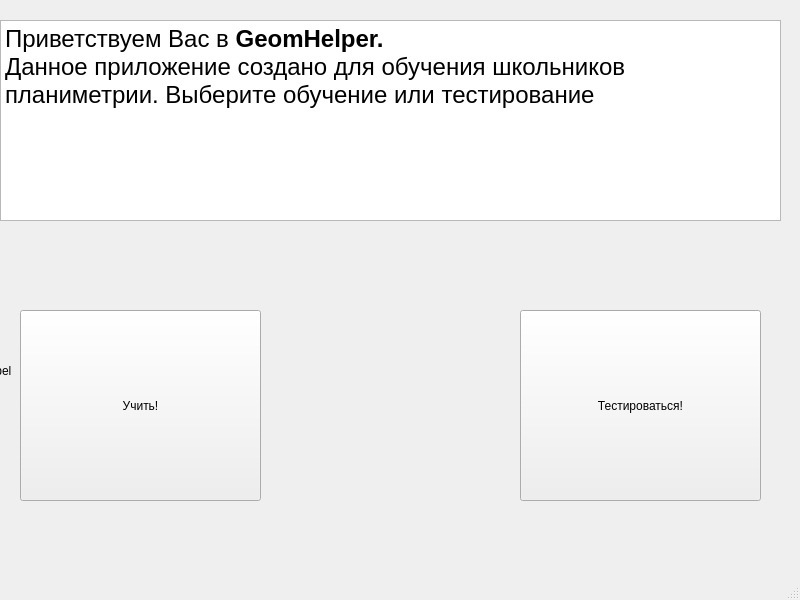
<?xml version="1.0" encoding="UTF-8"?>
<ui version="4.0">
 <class>MainWindow</class>
 <widget class="QMainWindow" name="MainWindow">
  <property name="geometry">
   <rect>
    <x>0</x>
    <y>0</y>
    <width>800</width>
    <height>600</height>
   </rect>
  </property>
  <property name="windowTitle">
   <string>MainWindow</string>
  </property>
  <widget class="QWidget" name="centralwidget">
   <widget class="QStackedWidget" name="stackedWidget">
    <property name="geometry">
     <rect>
      <x>0</x>
      <y>0</y>
      <width>781</width>
      <height>561</height>
     </rect>
    </property>
    <widget class="QWidget" name="First">
     <widget class="QTextBrowser" name="textBrowser">
      <property name="geometry">
       <rect>
        <x>0</x>
        <y>20</y>
        <width>781</width>
        <height>201</height>
       </rect>
      </property>
      <property name="html">
       <string>&lt;!DOCTYPE HTML PUBLIC &quot;-//W3C//DTD HTML 4.0//EN&quot; &quot;http://www.w3.org/TR/REC-html40/strict.dtd&quot;&gt;
&lt;html&gt;&lt;head&gt;&lt;meta name=&quot;qrichtext&quot; content=&quot;1&quot; /&gt;&lt;style type=&quot;text/css&quot;&gt;
p, li { white-space: pre-wrap; }
&lt;/style&gt;&lt;/head&gt;&lt;body style=&quot; font-family:'MS Shell Dlg 2'; font-size:7.8pt; font-weight:400; font-style:normal;&quot;&gt;
&lt;p style=&quot; margin-top:0px; margin-bottom:0px; margin-left:0px; margin-right:0px; -qt-block-indent:0; text-indent:0px;&quot;&gt;&lt;span style=&quot; font-size:18pt;&quot;&gt;Приветствуем Вас в &lt;/span&gt;&lt;span style=&quot; font-size:18pt; font-weight:600;&quot;&gt;GeomHelper.&lt;/span&gt;&lt;/p&gt;
&lt;p style=&quot; margin-top:0px; margin-bottom:0px; margin-left:0px; margin-right:0px; -qt-block-indent:0; text-indent:0px;&quot;&gt;&lt;span style=&quot; font-size:18pt;&quot;&gt;Данное приложение создано для обучения школьников планиметрии. Выберите обучение или тестирование&lt;/span&gt;&lt;/p&gt;
&lt;p style=&quot;-qt-paragraph-type:empty; margin-top:0px; margin-bottom:0px; margin-left:0px; margin-right:0px; -qt-block-indent:0; text-indent:0px; font-size:18pt;&quot;&gt;&lt;br /&gt;&lt;/p&gt;&lt;/body&gt;&lt;/html&gt;</string>
      </property>
     </widget>
     <widget class="QLabel" name="label">
      <property name="geometry">
       <rect>
        <x>-40</x>
        <y>-60</y>
        <width>1181</width>
        <height>861</height>
       </rect>
      </property>
      <property name="text">
       <string>TextLabel</string>
      </property>
     </widget>
     <widget class="QPushButton" name="learn_btn">
      <property name="geometry">
       <rect>
        <x>20</x>
        <y>310</y>
        <width>241</width>
        <height>191</height>
       </rect>
      </property>
      <property name="mouseTracking">
       <bool>false</bool>
      </property>
      <property name="text">
       <string>Учить!</string>
      </property>
     </widget>
     <widget class="QPushButton" name="test_btn">
      <property name="geometry">
       <rect>
        <x>520</x>
        <y>310</y>
        <width>241</width>
        <height>191</height>
       </rect>
      </property>
      <property name="text">
       <string>Тестироваться!</string>
      </property>
     </widget>
     <zorder>label</zorder>
     <zorder>learn_btn</zorder>
     <zorder>test_btn</zorder>
     <zorder>textBrowser</zorder>
    </widget>
    <widget class="QWidget" name="Learning_meet">
     <widget class="QTextBrowser" name="textBrowser_learn">
      <property name="geometry">
       <rect>
        <x>10</x>
        <y>40</y>
        <width>751</width>
        <height>201</height>
       </rect>
      </property>
      <property name="html">
       <string>&lt;!DOCTYPE HTML PUBLIC &quot;-//W3C//DTD HTML 4.0//EN&quot; &quot;http://www.w3.org/TR/REC-html40/strict.dtd&quot;&gt;
&lt;html&gt;&lt;head&gt;&lt;meta name=&quot;qrichtext&quot; content=&quot;1&quot; /&gt;&lt;style type=&quot;text/css&quot;&gt;
p, li { white-space: pre-wrap; }
&lt;/style&gt;&lt;/head&gt;&lt;body style=&quot; font-family:'MS Shell Dlg 2'; font-size:7.8pt; font-weight:400; font-style:normal;&quot;&gt;
&lt;p style=&quot; margin-top:0px; margin-bottom:0px; margin-left:0px; margin-right:0px; -qt-block-indent:0; text-indent:0px;&quot;&gt;&lt;span style=&quot; font-size:36pt; font-weight:600;&quot;&gt;Приветствую  в обучении!&lt;/span&gt;&lt;/p&gt;&lt;/body&gt;&lt;/html&gt;</string>
      </property>
     </widget>
     <widget class="QPushButton" name="learning_back_btn">
      <property name="geometry">
       <rect>
        <x>590</x>
        <y>500</y>
        <width>181</width>
        <height>31</height>
       </rect>
      </property>
      <property name="text">
       <string>НАЗАД НА ГЛАВНУЮ</string>
      </property>
     </widget>
     <widget class="QPushButton" name="learning_start_btn">
      <property name="geometry">
       <rect>
        <x>380</x>
        <y>260</y>
        <width>381</width>
        <height>171</height>
       </rect>
      </property>
      <property name="text">
       <string>НАЧАТЬ ОБУЧЕНИЕ</string>
      </property>
     </widget>
     <widget class="QLabel" name="label_3">
      <property name="geometry">
       <rect>
        <x>20</x>
        <y>320</y>
        <width>181</width>
        <height>31</height>
       </rect>
      </property>
      <property name="text">
       <string>Выберите фигуру для изучения</string>
      </property>
     </widget>
     <widget class="QComboBox" name="comboBox">
      <property name="geometry">
       <rect>
        <x>210</x>
        <y>320</y>
        <width>161</width>
        <height>31</height>
       </rect>
      </property>
     </widget>
    </widget>
    <widget class="QWidget" name="Learning">
     <widget class="QPushButton" name="l_back_btn">
      <property name="geometry">
       <rect>
        <x>622</x>
        <y>510</y>
        <width>131</width>
        <height>28</height>
       </rect>
      </property>
      <property name="text">
       <string>НАЗАД НА ГЛАВНУЮ</string>
      </property>
     </widget>
     <widget class="QLabel" name="lable_learn">
      <property name="geometry">
       <rect>
        <x>340</x>
        <y>90</y>
        <width>401</width>
        <height>391</height>
       </rect>
      </property>
      <property name="text">
       <string/>
      </property>
     </widget>
     <widget class="QComboBox" name="comboBox_learn">
      <property name="geometry">
       <rect>
        <x>10</x>
        <y>30</y>
        <width>291</width>
        <height>21</height>
       </rect>
      </property>
     </widget>
     <widget class="QPushButton" name="pushButton_learn">
      <property name="geometry">
       <rect>
        <x>320</x>
        <y>30</y>
        <width>121</width>
        <height>21</height>
       </rect>
      </property>
      <property name="text">
       <string>Показать формулу</string>
      </property>
     </widget>
     <widget class="QTextBrowser" name="info_learn">
      <property name="geometry">
       <rect>
        <x>20</x>
        <y>100</y>
        <width>281</width>
        <height>281</height>
       </rect>
      </property>
      <property name="html">
       <string>&lt;!DOCTYPE HTML PUBLIC &quot;-//W3C//DTD HTML 4.0//EN&quot; &quot;http://www.w3.org/TR/REC-html40/strict.dtd&quot;&gt;
&lt;html&gt;&lt;head&gt;&lt;meta name=&quot;qrichtext&quot; content=&quot;1&quot; /&gt;&lt;style type=&quot;text/css&quot;&gt;
p, li { white-space: pre-wrap; }
&lt;/style&gt;&lt;/head&gt;&lt;body style=&quot; font-family:'MS Shell Dlg 2'; font-size:7.8pt; font-weight:400; font-style:normal;&quot;&gt;
&lt;p style=&quot;-qt-paragraph-type:empty; margin-top:0px; margin-bottom:0px; margin-left:0px; margin-right:0px; -qt-block-indent:0; text-indent:0px; font-size:6.6pt;&quot;&gt;&lt;br /&gt;&lt;/p&gt;&lt;/body&gt;&lt;/html&gt;</string>
      </property>
     </widget>
    </widget>
    <widget class="QWidget" name="Testing_meet">
     <widget class="QTextBrowser" name="textBrowser_3">
      <property name="geometry">
       <rect>
        <x>0</x>
        <y>40</y>
        <width>761</width>
        <height>231</height>
       </rect>
      </property>
      <property name="html">
       <string>&lt;!DOCTYPE HTML PUBLIC &quot;-//W3C//DTD HTML 4.0//EN&quot; &quot;http://www.w3.org/TR/REC-html40/strict.dtd&quot;&gt;
&lt;html&gt;&lt;head&gt;&lt;meta name=&quot;qrichtext&quot; content=&quot;1&quot; /&gt;&lt;style type=&quot;text/css&quot;&gt;
p, li { white-space: pre-wrap; }
&lt;/style&gt;&lt;/head&gt;&lt;body style=&quot; font-family:'MS Shell Dlg 2'; font-size:7.8pt; font-weight:400; font-style:normal;&quot;&gt;
&lt;p style=&quot; margin-top:0px; margin-bottom:0px; margin-left:0px; margin-right:0px; -qt-block-indent:0; text-indent:0px;&quot;&gt;&lt;span style=&quot; font-size:36pt; font-weight:600;&quot;&gt;Приветсвую Вас в Тестировании&lt;/span&gt;&lt;/p&gt;&lt;/body&gt;&lt;/html&gt;</string>
      </property>
     </widget>
     <widget class="QPushButton" name="testing_back_btn">
      <property name="geometry">
       <rect>
        <x>620</x>
        <y>510</y>
        <width>141</width>
        <height>31</height>
       </rect>
      </property>
      <property name="text">
       <string>НАЗАД НА ГЛАВНУЮ</string>
      </property>
     </widget>
     <widget class="QPushButton" name="testing_start_btn">
      <property name="geometry">
       <rect>
        <x>400</x>
        <y>300</y>
        <width>361</width>
        <height>171</height>
       </rect>
      </property>
      <property name="text">
       <string>НАЧАТЬ ТЕСТИРОВАНИЕ</string>
      </property>
     </widget>
     <widget class="QLineEdit" name="get_name">
      <property name="geometry">
       <rect>
        <x>10</x>
        <y>340</y>
        <width>231</width>
        <height>20</height>
       </rect>
      </property>
     </widget>
     <widget class="QLabel" name="label_5">
      <property name="geometry">
       <rect>
        <x>10</x>
        <y>300</y>
        <width>161</width>
        <height>41</height>
       </rect>
      </property>
      <property name="text">
       <string>Ведиьте Ваше Имя и Фамилию</string>
      </property>
     </widget>
     <widget class="QLabel" name="label_6">
      <property name="geometry">
       <rect>
        <x>10</x>
        <y>380</y>
        <width>111</width>
        <height>16</height>
       </rect>
      </property>
      <property name="text">
       <string>Выберите Тему</string>
      </property>
     </widget>
     <widget class="QComboBox" name="comboBox_theme">
      <property name="geometry">
       <rect>
        <x>10</x>
        <y>410</y>
        <width>161</width>
        <height>22</height>
       </rect>
      </property>
     </widget>
    </widget>
    <widget class="QWidget" name="Testing">
     <widget class="QLabel" name="label_testing">
      <property name="geometry">
       <rect>
        <x>20</x>
        <y>20</y>
        <width>441</width>
        <height>31</height>
       </rect>
      </property>
      <property name="text">
       <string>Тест по теме: </string>
      </property>
     </widget>
     <widget class="QTextBrowser" name="textBrowser_task">
      <property name="geometry">
       <rect>
        <x>30</x>
        <y>60</y>
        <width>731</width>
        <height>91</height>
       </rect>
      </property>
     </widget>
     <widget class="QLineEdit" name="lineEdit">
      <property name="geometry">
       <rect>
        <x>120</x>
        <y>230</y>
        <width>431</width>
        <height>31</height>
       </rect>
      </property>
     </widget>
     <widget class="QLabel" name="label_2">
      <property name="geometry">
       <rect>
        <x>40</x>
        <y>220</y>
        <width>121</width>
        <height>41</height>
       </rect>
      </property>
      <property name="text">
       <string>Ваш ответ:</string>
      </property>
     </widget>
     <widget class="QTextBrowser" name="textBrowser_2">
      <property name="geometry">
       <rect>
        <x>50</x>
        <y>270</y>
        <width>401</width>
        <height>281</height>
       </rect>
      </property>
      <property name="html">
       <string>&lt;!DOCTYPE HTML PUBLIC &quot;-//W3C//DTD HTML 4.0//EN&quot; &quot;http://www.w3.org/TR/REC-html40/strict.dtd&quot;&gt;
&lt;html&gt;&lt;head&gt;&lt;meta name=&quot;qrichtext&quot; content=&quot;1&quot; /&gt;&lt;style type=&quot;text/css&quot;&gt;
p, li { white-space: pre-wrap; }
&lt;/style&gt;&lt;/head&gt;&lt;body style=&quot; font-family:'MS Shell Dlg 2'; font-size:7.8pt; font-weight:400; font-style:normal;&quot;&gt;
&lt;p style=&quot; margin-top:0px; margin-bottom:0px; margin-left:0px; margin-right:0px; -qt-block-indent:0; text-indent:0px;&quot;&gt;Ответ вводите в формате S = a * b * 0.5.&lt;br /&gt;Формулы писать так, как они были написаны в обучении&lt;/p&gt;
&lt;p style=&quot; margin-top:0px; margin-bottom:0px; margin-left:0px; margin-right:0px; -qt-block-indent:0; text-indent:0px;&quot;&gt;Деление на 2 обозначьте, как умножение на 0.5&lt;/p&gt;
&lt;p style=&quot; margin-top:0px; margin-bottom:0px; margin-left:0px; margin-right:0px; -qt-block-indent:0; text-indent:0px;&quot;&gt;Радиус описанной окружности R&lt;/p&gt;
&lt;p style=&quot; margin-top:0px; margin-bottom:0px; margin-left:0px; margin-right:0px; -qt-block-indent:0; text-indent:0px;&quot;&gt;Радиус вписанной окружности r&lt;/p&gt;
&lt;p style=&quot; margin-top:0px; margin-bottom:0px; margin-left:0px; margin-right:0px; -qt-block-indent:0; text-indent:0px;&quot;&gt;Площадь S&lt;/p&gt;
&lt;p style=&quot; margin-top:0px; margin-bottom:0px; margin-left:0px; margin-right:0px; -qt-block-indent:0; text-indent:0px;&quot;&gt;Прериметр P&lt;/p&gt;
&lt;p style=&quot; margin-top:0px; margin-bottom:0px; margin-left:0px; margin-right:0px; -qt-block-indent:0; text-indent:0px;&quot;&gt;Полупериметр p&lt;/p&gt;
&lt;p style=&quot; margin-top:0px; margin-bottom:0px; margin-left:0px; margin-right:0px; -qt-block-indent:0; text-indent:0px;&quot;&gt;Стороны фигуры a, b, c&lt;/p&gt;
&lt;p style=&quot; margin-top:0px; margin-bottom:0px; margin-left:0px; margin-right:0px; -qt-block-indent:0; text-indent:0px;&quot;&gt;Диагонали d1, d2&lt;/p&gt;
&lt;p style=&quot; margin-top:0px; margin-bottom:0px; margin-left:0px; margin-right:0px; -qt-block-indent:0; text-indent:0px;&quot;&gt;Корень квадратный sqrt()&lt;/p&gt;
&lt;p style=&quot; margin-top:0px; margin-bottom:0px; margin-left:0px; margin-right:0px; -qt-block-indent:0; text-indent:0px;&quot;&gt;Возведение в квадрат ^2&lt;/p&gt;
&lt;p style=&quot; margin-top:0px; margin-bottom:0px; margin-left:0px; margin-right:0px; -qt-block-indent:0; text-indent:0px;&quot;&gt;Число Пи Pi&lt;/p&gt;
&lt;p style=&quot; margin-top:0px; margin-bottom:0px; margin-left:0px; margin-right:0px; -qt-block-indent:0; text-indent:0px;&quot;&gt;Угол альфа обозначтьте за a&lt;/p&gt;
&lt;p style=&quot; margin-top:0px; margin-bottom:0px; margin-left:0px; margin-right:0px; -qt-block-indent:0; text-indent:0px;&quot;&gt;a, b - катеты прямоугольного треугольника&lt;/p&gt;
&lt;p style=&quot; margin-top:0px; margin-bottom:0px; margin-left:0px; margin-right:0px; -qt-block-indent:0; text-indent:0px;&quot;&gt;c - гипотенуза&lt;/p&gt;&lt;/body&gt;&lt;/html&gt;</string>
      </property>
     </widget>
     <widget class="QPushButton" name="testing_btn">
      <property name="geometry">
       <rect>
        <x>580</x>
        <y>230</y>
        <width>93</width>
        <height>28</height>
       </rect>
      </property>
      <property name="text">
       <string>Дать ответ</string>
      </property>
     </widget>
     <widget class="QPushButton" name="get_result_btn">
      <property name="enabled">
       <bool>true</bool>
      </property>
      <property name="geometry">
       <rect>
        <x>580</x>
        <y>280</y>
        <width>131</width>
        <height>28</height>
       </rect>
      </property>
      <property name="text">
       <string>Получить результат</string>
      </property>
      <property name="flat">
       <bool>false</bool>
      </property>
     </widget>
    </widget>
    <widget class="QWidget" name="page">
     <widget class="QLabel" name="label_4">
      <property name="geometry">
       <rect>
        <x>10</x>
        <y>30</y>
        <width>41</width>
        <height>41</height>
       </rect>
      </property>
      <property name="text">
       <string>Имя:</string>
      </property>
     </widget>
     <widget class="QLabel" name="label_7">
      <property name="geometry">
       <rect>
        <x>10</x>
        <y>100</y>
        <width>55</width>
        <height>16</height>
       </rect>
      </property>
      <property name="text">
       <string>Тема:</string>
      </property>
     </widget>
     <widget class="QLabel" name="label_8">
      <property name="geometry">
       <rect>
        <x>10</x>
        <y>150</y>
        <width>71</width>
        <height>16</height>
       </rect>
      </property>
      <property name="text">
       <string>Результат</string>
      </property>
     </widget>
     <widget class="QTextBrowser" name="textBrowser_name">
      <property name="geometry">
       <rect>
        <x>90</x>
        <y>40</y>
        <width>256</width>
        <height>31</height>
       </rect>
      </property>
     </widget>
     <widget class="QTextBrowser" name="textBrowser_theme">
      <property name="geometry">
       <rect>
        <x>90</x>
        <y>90</y>
        <width>256</width>
        <height>31</height>
       </rect>
      </property>
     </widget>
     <widget class="QTextBrowser" name="textBrowser_result">
      <property name="geometry">
       <rect>
        <x>90</x>
        <y>140</y>
        <width>256</width>
        <height>31</height>
       </rect>
      </property>
     </widget>
     <widget class="QTableWidget" name="tableWidget">
      <property name="geometry">
       <rect>
        <x>30</x>
        <y>230</y>
        <width>321</width>
        <height>301</height>
       </rect>
      </property>
     </widget>
     <widget class="QLabel" name="label_9">
      <property name="geometry">
       <rect>
        <x>30</x>
        <y>200</y>
        <width>141</width>
        <height>16</height>
       </rect>
      </property>
      <property name="text">
       <string>Таблица результатов</string>
      </property>
     </widget>
     <widget class="QPushButton" name="result_back_btn">
      <property name="geometry">
       <rect>
        <x>620</x>
        <y>510</y>
        <width>141</width>
        <height>28</height>
       </rect>
      </property>
      <property name="text">
       <string>НАЗАД НА ГЛАВНУЮ</string>
      </property>
     </widget>
    </widget>
   </widget>
  </widget>
  <widget class="QMenuBar" name="menubar">
   <property name="geometry">
    <rect>
     <x>0</x>
     <y>0</y>
     <width>800</width>
     <height>26</height>
    </rect>
   </property>
  </widget>
  <widget class="QStatusBar" name="statusbar"/>
 </widget>
 <resources/>
 <connections/>
</ui>
